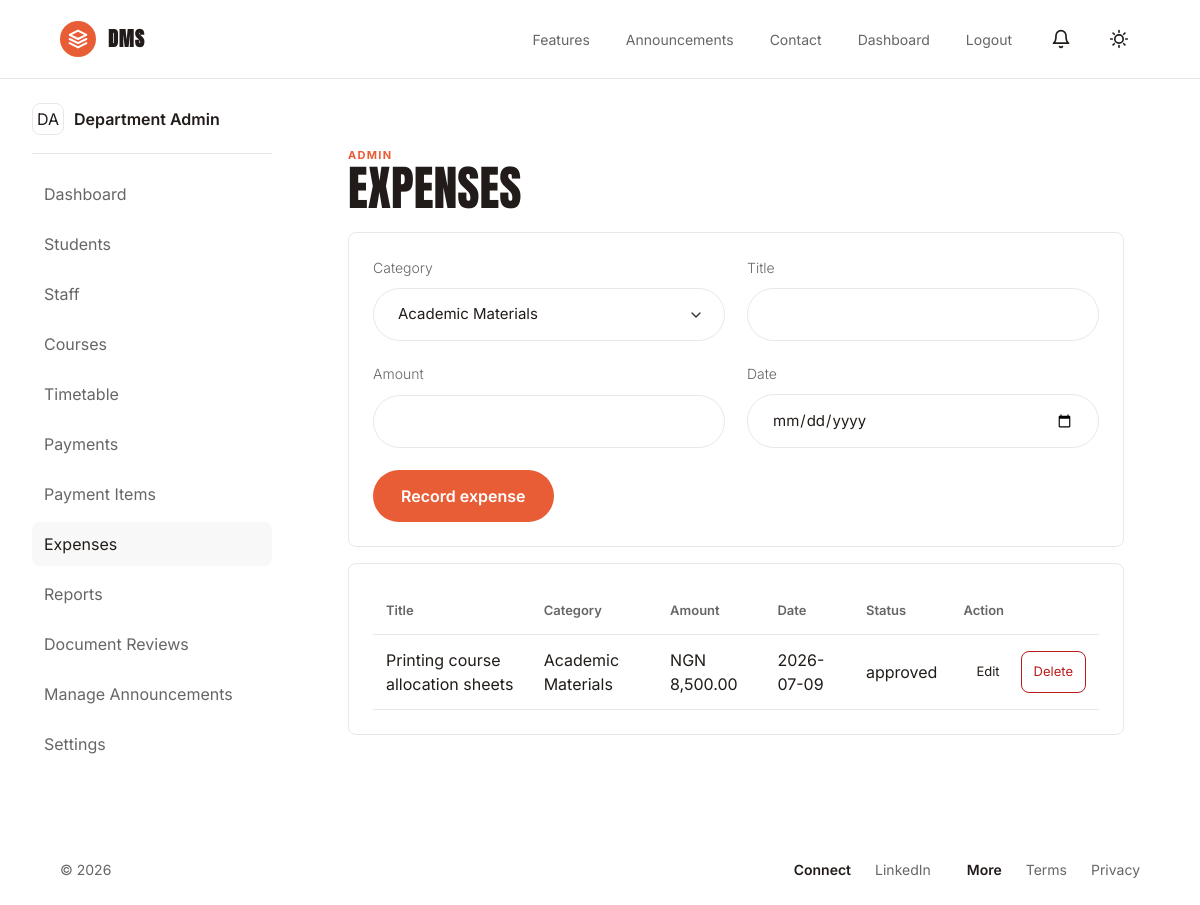
The page /admin/expenses.php (signed in) on the database its author committed.
### tables this page shows
CREATE TABLE expenses (
    id INT AUTO_INCREMENT PRIMARY KEY,
    category_id INT NOT NULL,
    title VARCHAR(160) NOT NULL,
    amount DECIMAL(12,2) NOT NULL,
    expense_date DATE NOT NULL,
    status ENUM('draft','approved','rejected') DEFAULT 'draft',
    created_by INT NOT NULL,
    approved_by INT NULL,
    created_at TIMESTAMP DEFAULT CURRENT_TIMESTAMP,
    FOREIGN KEY (category_id) REFERENCES expense_categories(id),
    FOREIGN KEY (created_by) REFERENCES users(id),
    FOREIGN KEY (approved_by) REFERENCES users(id) ON DELETE SET NULL
);

CREATE TABLE expense_categories (
    id INT AUTO_INCREMENT PRIMARY KEY,
    name VARCHAR(120) NOT NULL UNIQUE,
    is_system TINYINT(1) DEFAULT 0,
    created_at TIMESTAMP DEFAULT CURRENT_TIMESTAMP
);

### helpers/functions.php (called while the page is built, shortened)
<?php
function e(?string $value): string
{
    return htmlspecialchars((string) $value, ENT_QUOTES, 'UTF-8');
}
function money(float|int|string|null $amount): string
{
    return 'NGN ' . number_format((float) $amount, 2);
}

### admin/expenses.php (the view, shortened to what this page needs)
<?php
require_once __DIR__ . '/../middleware/auth.php';
$categories = $pdo->query('SELECT * FROM expense_categories ORDER BY name')->fetchAll();
$expenses = $pdo->query('SELECT expenses.*, expense_categories.name AS category FROM expenses INNER JOIN expense_categories ON expense_categories.id = expenses.category_id ORDER BY expense_date DESC')->fetchAll();
include __DIR__ . '/../components/header.php';
?>
<div class="app-layout"><?php include __DIR__ . '/../components/sidebar.php'; ?><section class="workspace"><div class="workspace-heading"><div><p class="eyebrow">Admin</p><h1>Expenses</h1></div></div><form class="panel form-grid" method="post"><?= csrf_field() ?><label>Category <select name="category_id"><?php foreach ($categories as $category): ?><option value="<?= e((string) $category['id']) ?>"><?= e($category['name']) ?></option><?php endforeach; ?></select></label><label>Title <input name="title" required></label><label>Amount <input type="number" step="0.01" name="amount" required></label><label>Date <input type="date" name="expense_date" required></label><button class="cta-button" type="submit" style="align-self: end; justify-self: start;">Record expense</button></form><section class="panel table-panel"><table><thead><tr><th>Title</th><th>Category</th><th>Amount</th><th>Date</th><th>Status</th><th>Action</th></tr></thead><tbody><?php foreach ($expenses as $expense): ?><tr><td><?= e($expense['title']) ?></td><td><?= e($expense['category']) ?></td><td><?= e(money($expense['amount'])) ?></td><td><?= e($expense['expense_date']) ?></td><td><?= e($expense['status']) ?></td><td><div style="display: flex; gap: 8px;"><button type="button" class="button button-light" style="padding: 6px 12px; font-size: 13px;" onclick="editExpense(<?= htmlspecialchars(json_encode($expense)) ?>)">Edit</button><form class="inline-form" method="post"><?= csrf_field() ?><input type="hidden" name="action" value="delete"><input type="hidden" name="expense_id" value="<?= e((string) $expense['id']) ?>"><button type="submit" class="button button-light" style="padding: 6px 12px; font-size: 13px; color: var(--danger); border-color: var(--danger);" onclick="return confirm('Are you sure you want to delete this expense?');">Delete</button></form></div></td></tr><?php endforeach; ?></tbody></table></section></section></div>
<?php include __DIR__ . '/../components/footer.php'; ?>

### assets/css/app.css (style rules this page uses)
:root { --bg: #ffffff; --panel: #ffffff; --text: #211c19; --muted: #666666; --soft: #f8f8f8; --line: #e8e8e8; --ink: #211c19; --accent: #E85D36; --warning: #a16207; --danger: #b91c1c; --radius: 8px; --pill-radius: 9999px; }
* { box-sizing: border-box; }
html { color-scheme: light; }
body { margin: 0; background: var(--bg); color: var(--text); font-family: 'Inter', -apple-system, BlinkMacSystemFont, "Segoe UI", Roboto, Arial, sans-serif; font-weight: 400; line-height: 1.5; letter-spacing: 0; }
h1, h2, h3, h4, h5, h6 { font-family: 'Anton', sans-serif; font-weight: 400; text-transform: uppercase; letter-spacing: 0.02em; }
strong, th { font-weight: 600; font-family: 'Inter', sans-serif; }
.brand, .nav, .hero-actions, .inline-form { display: flex; align-items: center; gap: 12px; }
.button, button, input, select, textarea { border-radius: var(--radius); border: 1px solid var(--line); font: inherit; }
.button, button { display: inline-flex; align-items: center; justify-content: center; min-height: 42px; padding: 9px 16px; cursor: pointer; font-weight: 400; }
.button-light, .button-ghost { background: transparent; color: var(--text); border-color: transparent; }
.cta-button { border-radius: var(--pill-radius); padding: 14px 28px; font-weight: 600; font-size: 16px; border: none; cursor: pointer; color: #fff; background: var(--accent); display: inline-flex; justify-content: center; align-items: center; }
.home-hero h1, .page-heading h1, .workspace-heading h1 { margin: 0; font-size: clamp(44px, 6vw, 76px); line-height: 1.02; letter-spacing: 0; max-width: 820px; }
.eyebrow { margin: 0; color: var(--accent); text-transform: uppercase; font-size: 11px; font-weight: 700; letter-spacing: .12em; }
.panel, .auth-card, .feature-grid article, .contact-grid article { background: var(--panel); border: 1px solid var(--line); border-radius: var(--radius); }
.app-layout label, .auth-card label, dialog label { display: grid; gap: 10px; color: var(--muted); font-size: 14px; font-weight: 300; }
.app-layout input, .app-layout select, .app-layout textarea, .auth-card input, .auth-card select, .auth-card textarea, dialog input, dialog select, dialog textarea { width: 100%; padding: 14px 24px; background-color: var(--bg); color: var(--text); font-weight: 400; font-size: 15px; border-radius: var(--pill-radius); border: 1px solid var(--line); }
select { appearance: none; -webkit-appearance: none; -moz-appearance: none; padding-right: 48px !important; background-repeat: no-repeat; background-position: right 20px center; background-size: 16px; }
.form-grid { display: grid; grid-template-columns: repeat(2, minmax(0, 1fr)); gap: 22px; }
.app-layout { display: grid; grid-template-columns: 240px minmax(0, 1fr); min-height: calc(100vh - 73px); gap: 32px; padding: 24px 32px; }
.workspace { padding: clamp(24px, 4vw, 44px); min-width: 0; }
.workspace-heading { display: flex; justify-content: space-between; align-items: center; margin-bottom: 20px; }
.workspace-heading h1 { font-size: clamp(30px, 4vw, 52px); }
.panel { padding: 24px; margin-bottom: 16px; min-width: 0; }
.table-panel { overflow-x: auto; }
table { width: 100%; border-collapse: collapse; min-width: 720px; }
th, td { padding: 13px; border-bottom: 1px solid var(--line); text-align: left; }
th { color: var(--muted); font-size: 13px; }

### rows shown on the page
expenses: title "Printing course allocation sheets", category.name "Academic Materials", amount "NGN 8,500.00", expense_date "2026-07-09", status "approved"

### other values the page prints
initials($profileName) "DA"
$profileName "Department Admin"
$label "Dashboard"
$label "Students"
$label "Staff"
$label "Courses"
$label "Timetable"
$label "Payments"
$label "Payment Items"
$label "Expenses"
$label "Reports"
$label "Document Reviews"
$label "Manage Announcements"
$label "Settings"
form field category_id "Academic Materials"
